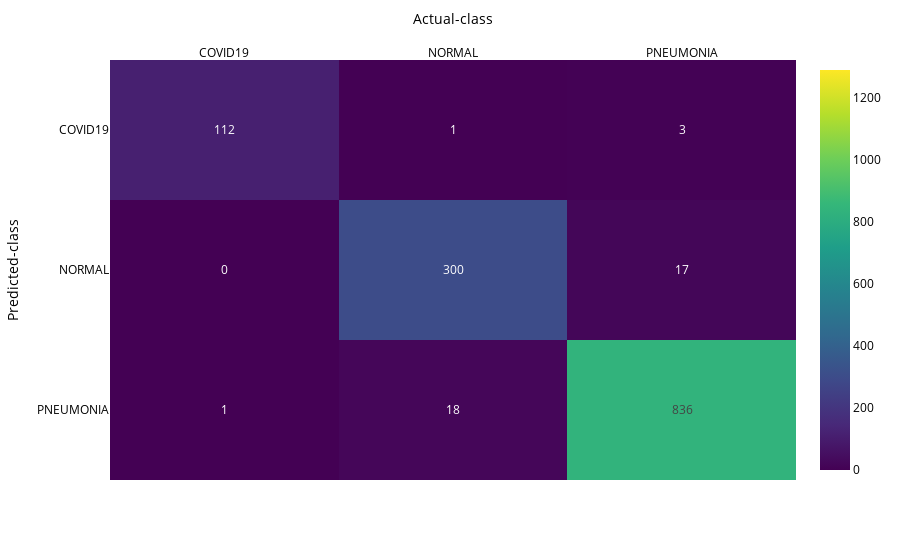

Write notebook code for a chart like this one.
### Code cell
from sklearn.metrics import confusion_matrix
import plotly.express as px
conf_mat = confusion_matrix(test_data_df['class'], 
                            test_data_df['predicted_class'],
                            labels = list(class_dict.values()))

def confusion_matrix_plot(conf_mat,labels = list(class_dict.values()),length = len(test_data_df)):
    fig = px.imshow(conf_mat,
                    labels=dict(x="Actual-class", y="Predicted-class"), color_continuous_scale='viridis',
                    x=labels,
                    y=labels,
                    text_auto=True, aspect="auto", range_color = [0,length]
                   )
    fig.update_xaxes(side="top")
    fig.update_layout(font=dict(color='black'))
    fig.show()

confusion_matrix_plot(conf_mat,labels = list(class_dict.values()),length = len(test_data_df))
#! when saving plot version it doesn't show any text--> kaggle backend problem

### Figure 1 — Plotly figure (JSON) as saved in the notebook; plotly's stock layout.template omitted (floating-point values rounded to 4 significant figures)
{"data": [{"coloraxis": "coloraxis", "name": "0", "texttemplate": "%{z}", "x": ["COVID19", "NORMAL", "PNEUMONIA"], "y": ["COVID19", "NORMAL", "PNEUMONIA"], "z": [[112, 1, 3], [0, 300, 17], [1, 18, 836]], "type": "heatmap", "xaxis": "x", "yaxis": "y", "hovertemplate": "Actual-class: %{x}<br>Predicted-class: %{y}<br>color: %{z}<extra></extra>"}], "layout": {"xaxis": {"anchor": "y", "domain": [0, 1], "title": {"text": "Actual-class"}, "side": "top", "type": "category", "range": [-0.5, 2.5], "autorange": true}, "yaxis": {"anchor": "x", "domain": [0, 1], "autorange": true, "title": {"text": "Predicted-class"}, "type": "category", "range": [2.5, -0.5]}, "coloraxis": {"colorscale": [[0, "#440154"], [0.1111, "#482878"], [0.2222, "#3e4989"], [0.3333, "#31688e"], [0.4444, "#26828e"], [0.5556, "#1f9e89"], [0.6667, "#35b779"], [0.7778, "#6ece58"], [0.8889, "#b5de2b"], [1, "#fde725"]], "cmin": 0, "cmax": 1288}, "margin": {"t": 60}, "font": {"color": "black"}, "autosize": true}}
